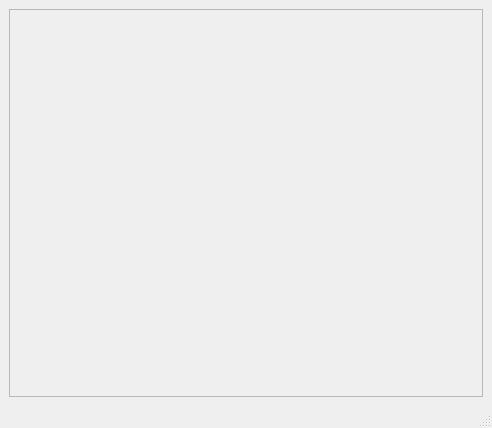
<?xml version="1.0" encoding="UTF-8"?>
<ui version="4.0">
 <class>MainWindow</class>
 <widget class="QMainWindow" name="MainWindow">
  <property name="geometry">
   <rect>
    <x>0</x>
    <y>0</y>
    <width>492</width>
    <height>428</height>
   </rect>
  </property>
  <property name="windowTitle">
   <string>MainWindow</string>
  </property>
  <widget class="QWidget" name="centralwidget">
   <layout class="QVBoxLayout" name="verticalLayout">
    <item>
     <widget class="QwtPlot" name="plot">
      <property name="frameShape">
       <enum>QFrame::StyledPanel</enum>
      </property>
      <property name="frameShadow">
       <enum>QFrame::Raised</enum>
      </property>
     </widget>
    </item>
   </layout>
  </widget>
  <widget class="QMenuBar" name="menubar">
   <property name="geometry">
    <rect>
     <x>0</x>
     <y>0</y>
     <width>492</width>
     <height>21</height>
    </rect>
   </property>
  </widget>
  <widget class="QStatusBar" name="statusbar"/>
 </widget>
 <customwidgets>
  <customwidget>
   <class>QwtPlot</class>
   <extends>QFrame</extends>
   <header>qwt_plot.h</header>
   <container>1</container>
  </customwidget>
 </customwidgets>
 <resources/>
 <connections/>
</ui>
